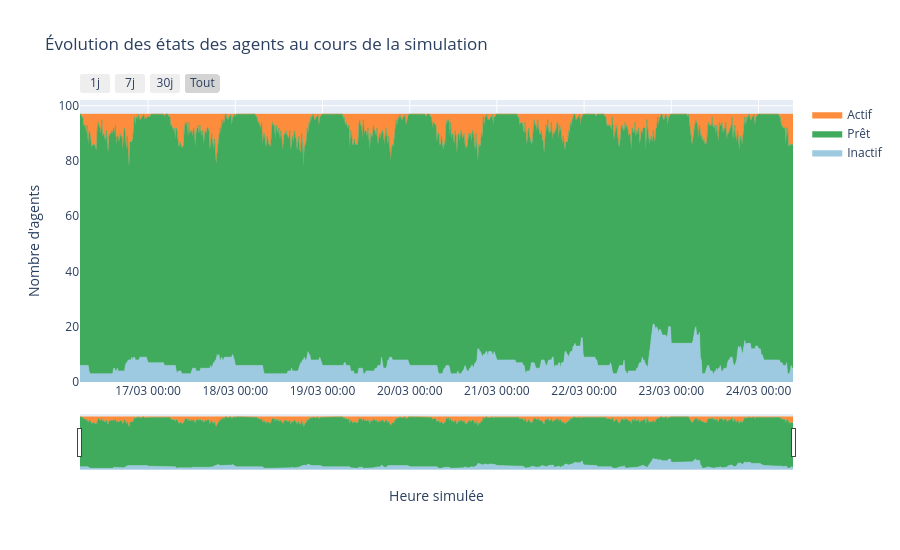

Notebook code cell kept with this figure:
### Code cell
import plotly.graph_objects as go

if not df_states.empty:
    states_dt = pd.to_datetime(df_states["sim_timestamp"], unit="s")
    sim_origin = df_states["sim_timestamp"].iloc[0]
    hover_day = (
        "J+" + ((df_states["sim_timestamp"] - sim_origin) // 86400).astype(str)
        + " " + df_states["sim_time"]
    )

    fig_states = go.Figure()
    for col, label, color in [
        ("inactive", "Inactif", "#9ecae1"),
        ("ready",    "Prêt",    "#41ab5d"),
        ("active",   "Actif",   "#fd8d3c"),
    ]:
        fig_states.add_trace(go.Scatter(
            x=states_dt, y=df_states[col],
            name=label, stackgroup="one",
            fillcolor=color, line=dict(color=color, width=0.5),
            customdata=hover_day,
            hovertemplate="%{customdata}<br>" + label + ": %{y}<extra></extra>",
        ))

    fig_states.update_layout(
        title="Évolution des états des agents au cours de la simulation",
        xaxis=dict(
            title="Heure simulée", tickformat="%d/%m %H:%M",
            rangeslider=dict(visible=True),
            rangeselector=dict(buttons=[
                dict(count=1,  label="1j",  step="day",  stepmode="backward"),
                dict(count=7,  label="7j",  step="day",  stepmode="backward"),
                dict(count=30, label="30j", step="day",  stepmode="backward"),
                dict(step="all", label="Tout"),
            ]),
        ),
        yaxis=dict(title="Nombre d'agents"),
        hovermode="x unified",
        height=550,
    )
    fig_states.write_html(_stat_path("agent_states_evolution", "html"))
    fig_states.show()

### Figure 1 — Plotly figure (JSON) as saved in the notebook; plotly's stock layout.template omitted (floating-point values rounded to 4 significant figures; data arrays with more than 128 entries replaced by an {"elided": "..."} marker saying what was removed)
{"data": [{"customdata": {"elided": "786 str values"}, "fillcolor": "#9ecae1", "hovertemplate": "%{customdata}<br>Inactif: %{y}<extra></extra>", "line": {"color": "#9ecae1", "width": 0.5}, "name": "Inactif", "stackgroup": "one", "type": "scatter", "x": {"elided": "786 str values"}, "y": {"elided": "786 int values"}}, {"customdata": {"elided": "786 str values"}, "fillcolor": "#41ab5d", "hovertemplate": "%{customdata}<br>Prêt: %{y}<extra></extra>", "line": {"color": "#41ab5d", "width": 0.5}, "name": "Prêt", "stackgroup": "one", "type": "scatter", "x": {"elided": "786 str values"}, "y": {"elided": "786 int values"}}, {"customdata": {"elided": "786 str values"}, "fillcolor": "#fd8d3c", "hovertemplate": "%{customdata}<br>Actif: %{y}<extra></extra>", "line": {"color": "#fd8d3c", "width": 0.5}, "name": "Actif", "stackgroup": "one", "type": "scatter", "x": {"elided": "786 str values"}, "y": {"elided": "786 int values"}}], "layout": {"height": 550, "hovermode": "x unified", "title": {"text": "Évolution des états des agents au cours de la simulation"}, "xaxis": {"rangeselector": {"buttons": [{"count": 1, "label": "1j", "step": "day", "stepmode": "backward"}, {"count": 7, "label": "7j", "step": "day", "stepmode": "backward"}, {"count": 30, "label": "30j", "step": "day", "stepmode": "backward"}, {"label": "Tout", "step": "all"}]}, "rangeslider": {"visible": true}, "tickformat": "%d/%m %H:%M", "title": {"text": "Heure simulée"}}, "yaxis": {"title": {"text": "Nombre d'agents"}}}}
